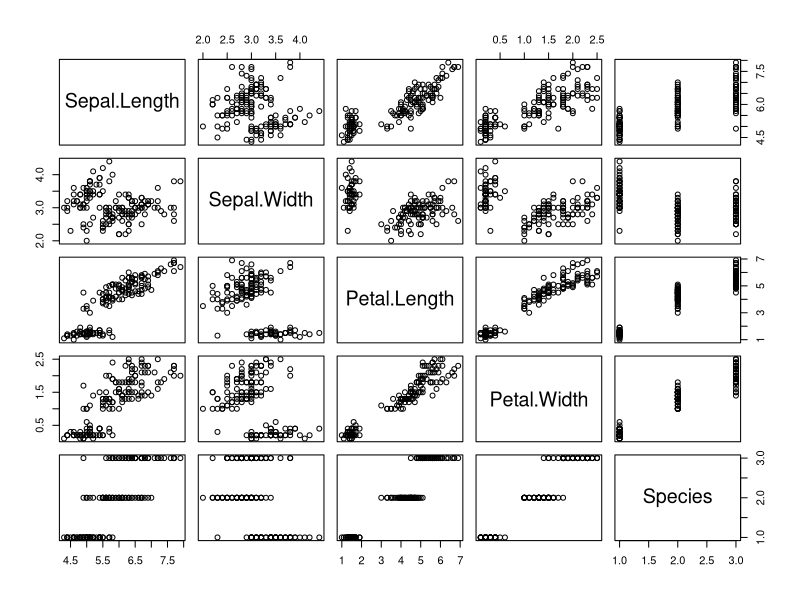
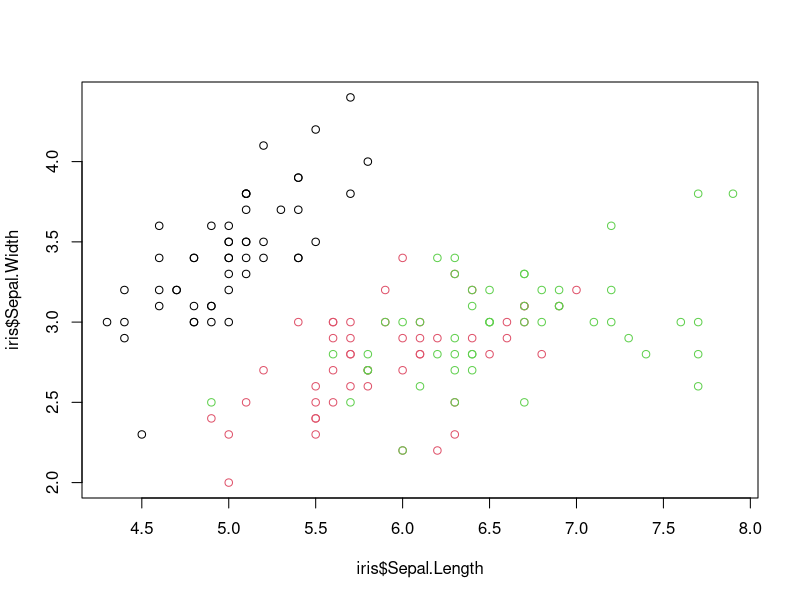
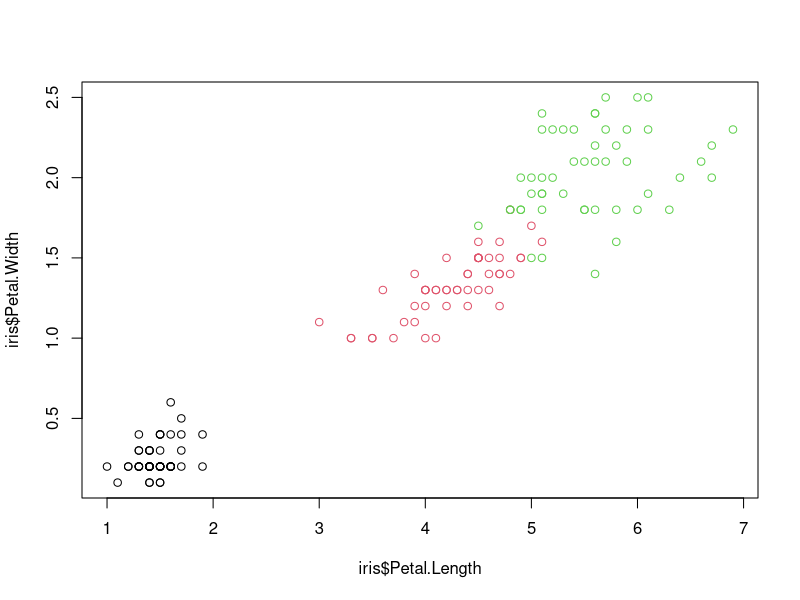
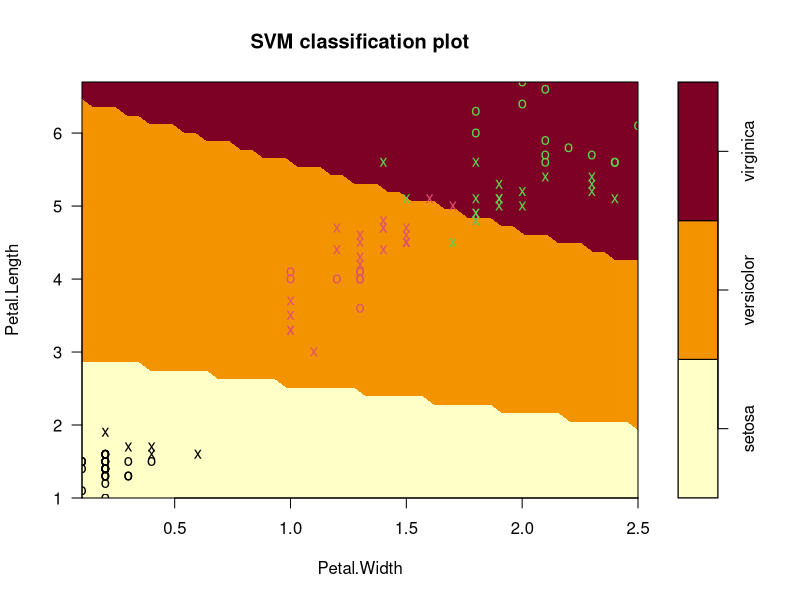
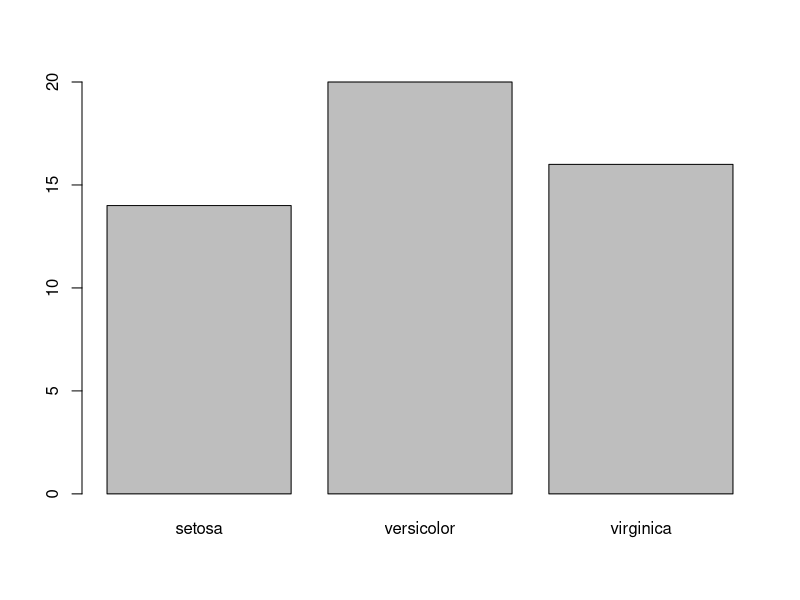

The R source for these figures, in order:

library(e1071)
plot(iris)

plot(iris$Sepal.Length, iris$Sepal.Width, col=iris$Species)
plot(iris$Petal.Length, iris$Petal.Width, col=iris$Species)

s <- sample(150, 100)
col <- c('Petal.Length', "Petal.Width", "Species")
iris_train <- iris[s,col]
iris_test <- iris[-s, col]

svmfit <- svm(Species~.,data=iris_train, kernel='linear', cost=.1, scale=FALSE)
print(svmfit)
plot(svmfit, iris_train[, col])

tuned <- tune(svm, Species~., data=iris_train, kernel='linear', ranges = list(cost=c(0.001, 0.01, 0.1, 1, 10, 100)))
#will show the optimal parameter cost
summary(tuned)

p <- predict(svmfit, iris_test[, col], type='class')
plot(p)

table(p, iris_test[,3])
mean(p==iris_test[,3])
